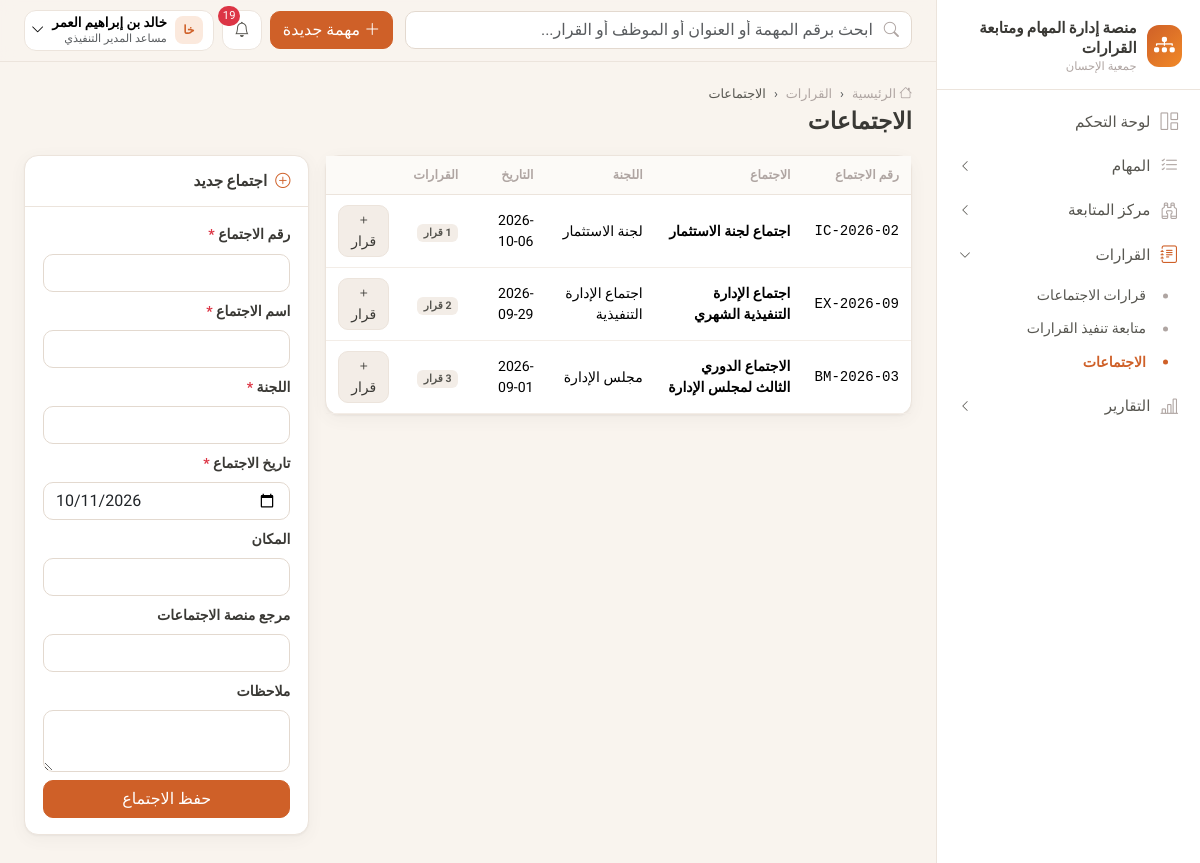
/decisions/meetings/ (signed in), run on the app's committed database.
### apps/accounts/models.py (models this page shows, shortened)
class User(AbstractBaseUser, PermissionsMixin):
    email = models.EmailField("البريد الإلكتروني", unique=True)
    phone = models.CharField("رقم الجوال", max_length=20, unique=True, null=True, blank=True)
    full_name = models.CharField("الاسم الكامل", max_length=150)
    role = models.ForeignKey(Role, verbose_name="الدور", on_delete=models.PROTECT, null=True, related_name="users")
    is_active = models.BooleanField("الحساب نشط", default=True)
    is_staff = models.BooleanField(default=False)
    date_joined = models.DateTimeField(default=timezone.now)
    failed_login_count = models.PositiveSmallIntegerField(default=0)
    locked_until = models.DateTimeField(null=True, blank=True)
    otp_enabled = models.BooleanField("تفعيل التحقق الثنائي", default=False)
    must_change_password = models.BooleanField(default=False)
    objects = UserManager()
    USERNAME_FIELD = "email"
    EMAIL_FIELD = "email"
    REQUIRED_FIELDS = ["full_name"]
    class Meta:
        db_table = "users"
        verbose_name = "مستخدم"
        indexes = [models.Index(fields=["is_active"])]
    @cached_property
    def permission_codes(self):
        if not self.role_id:
            return frozenset()
        return frozenset(self.role.permissions.values_list("code", flat=True))

class Role(models.Model):
    code = models.CharField("الرمز", max_length=40, unique=True, choices=ROLES)
    name = models.CharField("الاسم", max_length=80)
    description = models.TextField("الوصف", blank=True)
    permissions = models.ManyToManyField(Permission, related_name="roles", blank=True, db_table="role_permissions")
    is_system = models.BooleanField(default=True)
    class Meta:
        db_table = "roles"
        verbose_name = "دور"

### apps/meetings/models.py (models this page shows, shortened)
class Meeting(models.Model):
    number = models.CharField("رقم الاجتماع", max_length=40, unique=True)
    title = models.CharField("اسم الاجتماع", max_length=250)
    committee = models.CharField("اللجنة", max_length=150)
    date = models.DateField("تاريخ الاجتماع", default=timezone.localdate)
    location = models.CharField("المكان", max_length=150, blank=True)
    notes = models.TextField("ملاحظات", blank=True)
    external_ref = models.CharField("مرجع منصة الاجتماعات", max_length=100, blank=True)
    created_by = models.ForeignKey(settings.AUTH_USER_MODEL, null=True, on_delete=models.SET_NULL, related_name="+")
    created_at = models.DateTimeField(auto_now_add=True)
    class Meta:
        db_table = "meetings"
        ordering = ["-date", "-id"]
        indexes = [models.Index(fields=["committee", "date"])]

### apps/meetings/views.py (the view, shortened to what this page needs)
# urls.py: path("meetings/", views.meetings_list, name="meetings"),
@perm_required("decisions.view")
def meetings_list(request):
    qs = Meeting.objects.annotate(n=Count("decisions")).order_by("-date")
    form = MeetingForm(request.POST or None)
    return render(request, "meetings/meetings.html", {"meetings": qs, "form": form, "committees": COMMITTEE_CHOICES})

### apps/meetings/forms.py
class MeetingForm(BootstrapMixin, forms.ModelForm):
    class Meta:
        model = Meeting
        fields = ["number", "title", "committee", "date", "location", "external_ref", "notes"]
        widgets = {"date": DateInput(), "notes": forms.Textarea(attrs={"rows": 2}),
                   "committee": forms.TextInput(attrs={"list": "committees"})}

### apps/core/branding.py (called while the page is built)
def get_org():
    return get_setting("organization")

### apps/core/context_processors.py (called while the page is built)
def platform(request):
    org = get_org()
    ctx = {
        "ORG": org,
        "PLATFORM_NAME": org.get("platform_name") or "منصة إدارة المهام ومتابعة القرارات",
        "ORG_NAME": org.get("name"),
        "ORG_SHORT": org.get("short_name") or org.get("name"),
    }
    user = getattr(request, "user", None)
    if user and user.is_authenticated:
        from apps.notifications.models import Notification
        unread = Notification.objects.filter(recipient=user, is_read=False)
        ctx.update({
            "menu": build_menu(request),
            "unread_count": unread.count(),
            "latest_notifications": Notification.objects.filter(recipient=user).select_related("task")[:6],
            "current_employee": getattr(user, "employee", None),
        })
    return ctx

### apps/core/menu.py (called while the page is built)
def _visible(item, user):
    if item.get("perm") and not has_perm(user, item["perm"]):
        return False
    if item.get("needs_employee") and not getattr(user, "employee", None):
        return False
    return True

### apps/core/permissions.py (called while the page is built)
def has_perm(user, code):
    if not user or not user.is_authenticated or not user.is_active:
        return False
    if user.is_superuser:
        return True
    return code in user.permission_codes

def perm_required(*codes, any_of=False):
    def decorator(view):
        @wraps(view)
        def wrapper(request, *args, **kwargs):
            if not request.user.is_authenticated:
                from django.contrib.auth.views import redirect_to_login
                return redirect_to_login(request.get_full_path())
            checks = [has_perm(request.user, c) for c in codes]
            if (any_of and not any(checks)) or (not any_of and not all(checks)):
                raise PermissionDenied("ليس لديك صلاحية للوصول إلى هذه الصفحة")
            return view(request, *args, **kwargs)
        return wrapper
    return decorator

### apps/core/templatetags/ui.py (called while the page is built)
@register.filter
def can(user, code):
    return has_perm(user, code)

@register.filter
def initials(name):
    parts = (name or "").split()
    if not parts:
        return "؟"
    return parts[0][:1] + (parts[-1][:1] if len(parts) > 1 else "")

### templates/meetings/meetings.html (shortened to what this page needs)
{% extends "base.html" %}
{% load ui %}
{% block breadcrumbs %}<li class="breadcrumb-item"><a href="{% url 'meetings:decisions' %}">القرارات</a></li><li class="breadcrumb-item active">الاجتماعات</li>{% endblock %}
{% block page_title %}الاجتماعات{% endblock %}
{% block content %}
<div class="row g-3">
  <div class="col-lg-8"><div class="card">
    <div class="table-responsive"><table class="table table-hover">
      <thead><tr><th>رقم الاجتماع</th><th>الاجتماع</th><th>اللجنة</th><th>التاريخ</th><th>القرارات</th><th></th></tr></thead>
      <tbody>{% for m in meetings %}<tr>
        <td class="task-no">{{ m.number }}</td><td class="fw-semibold">{{ m.title }}</td><td class="small">{{ m.committee }}</td><td class="small">{{ m.date|date:"Y-m-d" }}</td>
        <td><a href="{% url 'meetings:decisions' %}?meeting={{ m.pk }}" class="badge badge-soft">{{ m.n }} قرار</a></td>
        <td>{% if user|can:"decisions.manage" %}<a href="{% url 'meetings:decision_create' %}?meeting={{ m.pk }}" class="btn btn-soft btn-sm"><i class="bi bi-plus"></i> قرار</a>{% endif %}</td>
      </tr>{% empty %}<tr><td colspan="6">{% include "partials/empty.html" with icon="bi-people" title="لا توجد اجتماعات" %}</td></tr>{% endfor %}</tbody>
    </table></div>
  </div></div>
  {% if user|can:"decisions.manage" %}
  <div class="col-lg-4"><div class="card"><div class="card-header"><i class="bi bi-plus-circle"></i> اجتماع جديد</div><div class="card-body">
    <form method="post" class="row g-2">{% csrf_token %}
      {% for f in form %}{% include "partials/form_field.html" with field=f col="col-12" %}{% endfor %}
      <div class="col-12"><button class="btn btn-brand w-100">حفظ الاجتماع</button></div>
    </form>
  </div></div></div>
  {% endif %}
</div>
{% endblock %}

### templates/base.html (shortened to what this page needs)
{% load static ui %}<!doctype html>
<html lang="ar" dir="rtl">
<head>
  <link rel="stylesheet" href="https://cdn.jsdelivr.net/npm/bootstrap@5.3.3/dist/css/bootstrap.rtl.min.css">
  <link rel="stylesheet" href="https://cdn.jsdelivr.net/npm/bootstrap-icons@1.11.3/font/bootstrap-icons.min.css">
  <link rel="stylesheet" href="https://cdn.jsdelivr.net/npm/tom-select@2.3.1/dist/css/tom-select.bootstrap5.min.css">
  <link rel="stylesheet" href="{% static 'css/app.css' %}">
</head>
<body>
{% block body %}
<div class="app-shell">
  <aside class="sidebar" aria-label="القائمة الرئيسية">
    <div class="brand-box">
      {% if ORG.logo %}<img src="{% url 'branding_logo' %}" alt="" style="width:42px;height:42px;object-fit:contain;border-radius:10px">{% else %}<div class="brand-logo"><i class="bi bi-diagram-3-fill"></i></div>{% endif %}
      <div>
        <div class="brand-title">{{ PLATFORM_NAME }}</div>
        <div class="brand-sub">{{ ORG_SHORT }}</div>
      </div>
    </div>
    <nav>
      {% for item in menu %}
        {% if item.children %}
          <button class="nav-group-btn {% if item.active %}active{% endif %}" data-bs-toggle="collapse" data-bs-target="#nav-{{ forloop.counter }}" aria-expanded="{% if item.active %}true{% else %}false{% endif %}">
            <i class="bi {{ item.icon }}"></i><span>{{ item.label }}</span><i class="bi bi-chevron-left chev"></i>
          </button>
          <div class="collapse {% if item.active %}show{% endif %}" id="nav-{{ forloop.counter }}">
            <div class="nav-sub">
              {% for c in item.children %}<a href="{{ c.url }}" class="{% if c.active %}active{% endif %}">{{ c.label }}</a>{% endfor %}
            </div>
          </div>
        {% else %}
          <a class="nav-item-link {% if item.active %}active{% endif %}" href="{{ item.url }}"><i class="bi {{ item.icon }}"></i><span>{{ item.label }}</span></a>
        {% endif %}
      {% endfor %}
    </nav>
  </aside>
  <div class="main">
    <header class="topbar">
      <form class="search" action="{% url 'tasks:search' %}" method="get" role="search">
        <i class="bi bi-search"></i>
        <input class="form-control" type="search" name="q" value="{{ request.GET.q|default:'' }}" placeholder="ابحث برقم المهمة أو العنوان أو الموظف أو القرار...">
      </form>
      <div class="ms-auto d-flex align-items-center gap-2">
        {% if user|can:"tasks.create" %}
        <a href="{% url 'tasks:create' %}" class="btn btn-brand d-none d-md-inline-flex align-items-center gap-1"><i class="bi bi-plus-lg"></i> مهمة جديدة</a>
        {% endif %}
        <div class="dropdown">
          <button class="top-icon" data-bs-toggle="dropdown" aria-label="التنبيهات" data-unread-url="{% url 'notifications:unread_count' %}">
            <i class="bi bi-bell"></i>{% if unread_count %}<span class="dot">{{ unread_count }}</span>{% endif %}
          </button>
        </div>
        <div class="dropdown">
          <button class="user-chip" data-bs-toggle="dropdown">
            <span class="avatar sm">{{ user.full_name|initials }}</span>
            <span class="d-none d-sm-block text-start lh-sm">
              <span class="d-block small fw-semibold">{{ user.full_name }}</span>
              <span class="d-block text-muted" style="font-size:.7rem">{{ user.role.name|default:"—" }}</span>
            </span>
            <i class="bi bi-chevron-down small"></i>
          </button>
        </div>
      </div>
    </header>
    <main class="content">
      <div class="page-head">
        <div>
          <nav aria-label="breadcrumb"><ol class="breadcrumb">
            <li class="breadcrumb-item"><a href="{% url 'dashboard:home' %}"><i class="bi bi-house"></i> الرئيسية</a></li>
            {% block breadcrumbs %}{% endblock %}
          </ol></nav>
          <h1>{% block page_title %}{% endblock %}</h1>
        </div>
      </div>
      {% block content %}{% endblock %}
    </main>
  </div>
</div>
{% endblock %}
<div class="toast-container position-fixed bottom-0 start-0 p-3">
</div>
</body>
</html>

### data on the page
User: full_name|initials "خا", full_name "خالد بن إبراهيم العمر", role.name "مساعد المدير التنفيذي", is_active True (drawn)
Meeting: number "IC-2026-02", title "اجتماع لجنة الاستثمار", committee "لجنة الاستثمار", date "2026-10-06", n "1"
Meeting: number "EX-2026-09", title "اجتماع الإدارة التنفيذية الشهري", committee "اجتماع الإدارة التنفيذية", date "2026-09-29", n "2"
Meeting: number "BM-2026-03", title "الاجتماع الدوري الثالث لمجلس الإدارة", committee "مجلس الإدارة", date "2026-09-01", n "3"

### other printed values
{{ PLATFORM_NAME }} "منصة إدارة المهام ومتابعة القرارات"
{{ ORG_SHORT }} "جمعية الإحسان"
{{ item.label }} "لوحة التحكم"
{{ item.label }} "المهام" "مركز المتابعة" "القرارات" "التقارير"
{{ c.label }} "قرارات الاجتماعات" "متابعة تنفيذ القرارات" "الاجتماعات"
{{ unread_count }} "19"
{{ field.label }} "رقم الاجتماع" "اسم الاجتماع" "اللجنة" "تاريخ الاجتماع" "المكان" "مرجع منصة الاجتماعات" "ملاحظات"
